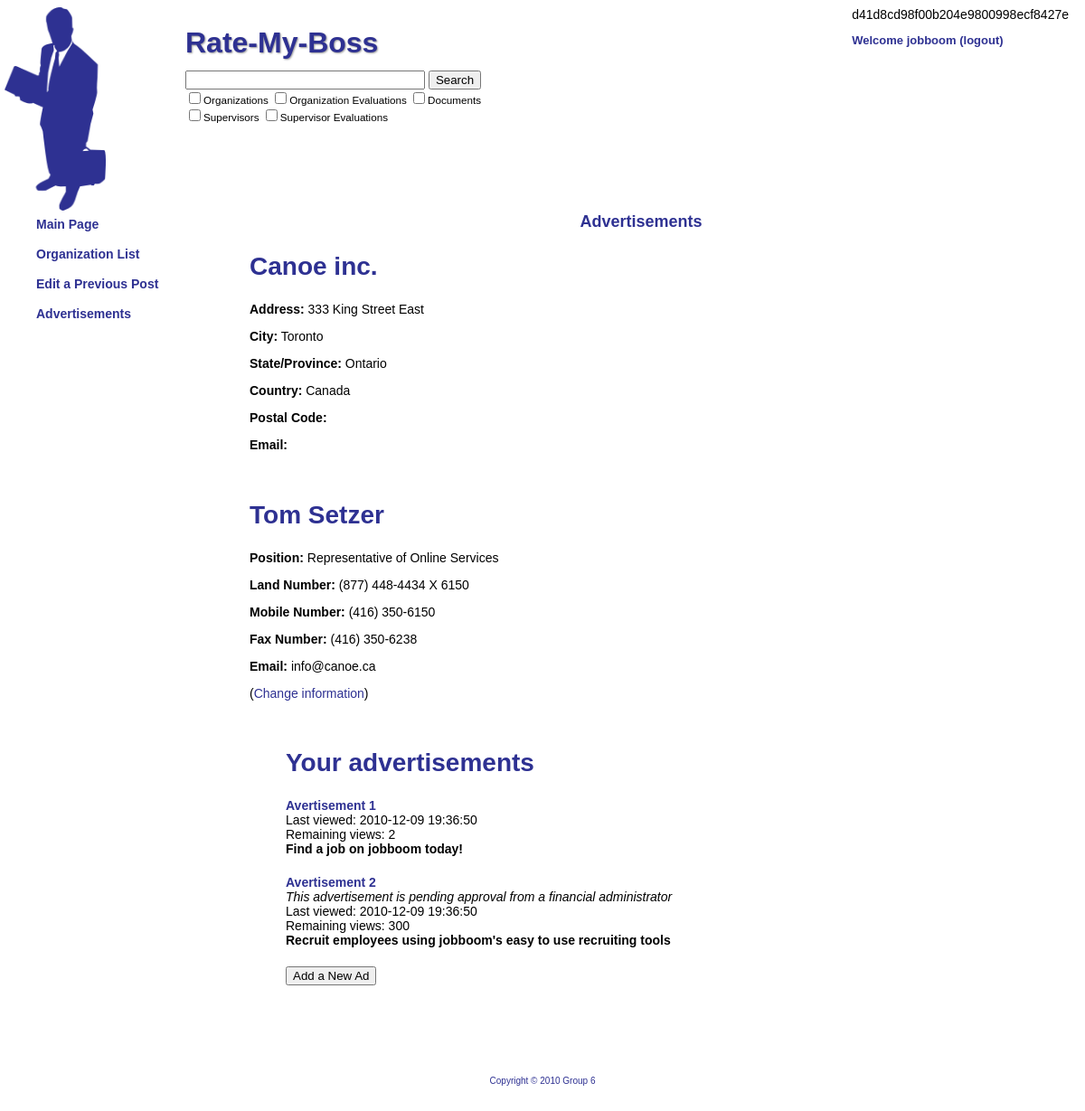
The app's page /index.php?page=advertisement&id=1 (signed in), older data.
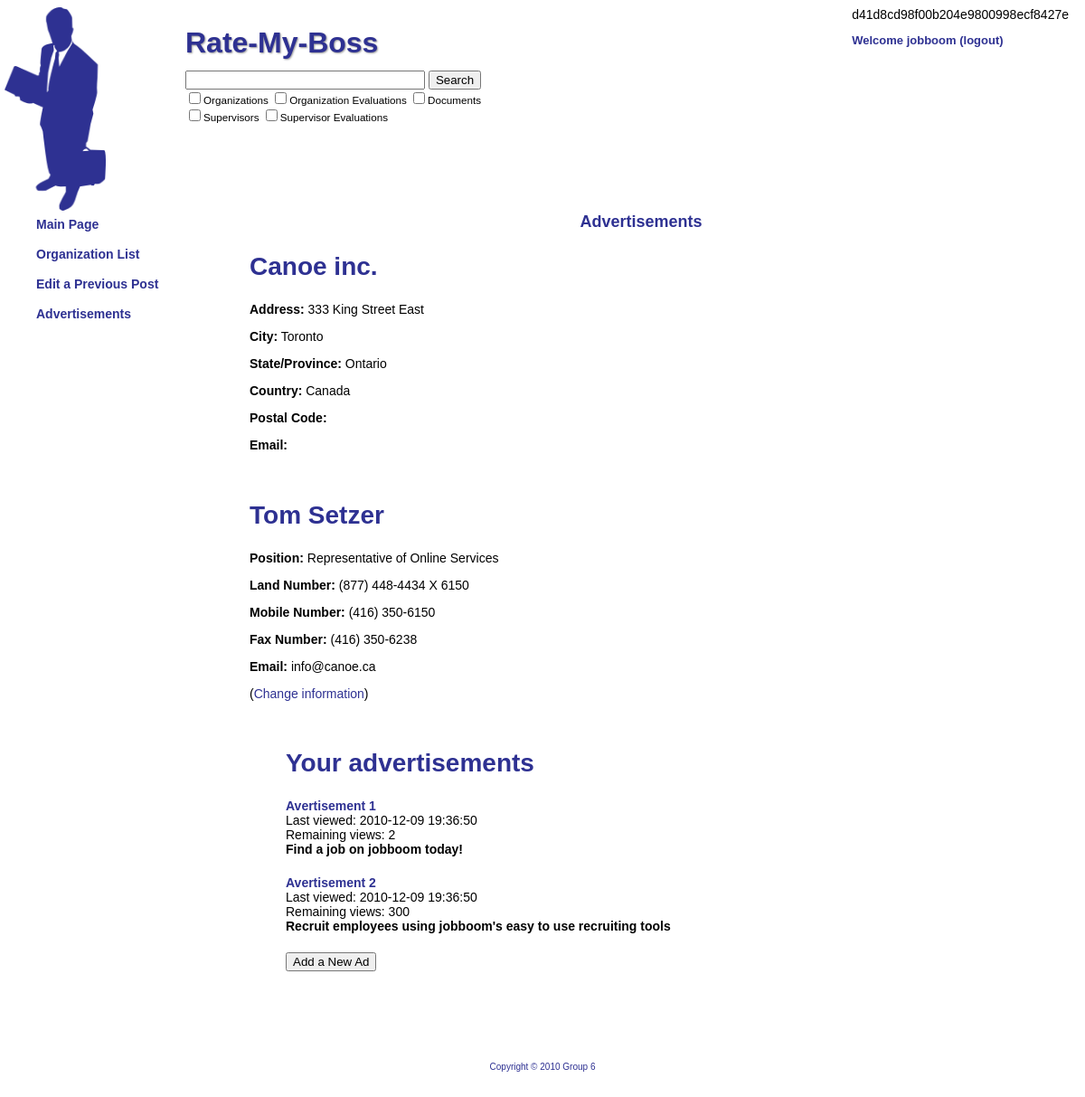
The same page, newer data.
### tables this page shows
create table ad
(
adId INT NOT NULL AUTO_INCREMENT,
userId INT NOT NULL,
content VARCHAR(600) NOT NULL,
counter INT NOT NULL,
lastView TIMESTAMP DEFAULT CURRENT_TIMESTAMP,
hits INT NOT NULL DEFAULT 0,
cost DECIMAL(10,2) NOT NULL,
isPending INT NOT NULL,
PRIMARY KEY (adId),
FOREIGN KEY (userId) REFERENCES user
);

### php/pages/advertisementid.php (the view, shortened to what this page needs)
<?php
$query = sprintf("SELECT * FROM business WHERE userId=$userid");
$result = mysql_query($query);
if ($row = mysql_fetch_array($result)) {
	echo "
	<div class='main'>";
	echo "		<h1>Advertisements</h1>\n";
	echo "		<h2>$row[name]</h2>
		<p><strong>Address:</strong> $row[address] </p>
		<p><strong>City:</strong> $row[city] </p>
		<p><strong>State/Province:</strong> $row[state] </p>
		<p><strong>Country:</strong> $row[country] </p>
		<p><strong>Postal Code:</strong> $row[postalCode] </p>
		<p><strong>Email:</strong> $row[email] </p> <br />
		";
	echo "		<h2>$row[contactName]</h2>
		<p><strong>Position:</strong> $row[contactPosition] </p>
		<p><strong>Land Number:</strong> $row[contactNumberLand] </p>
		<p><strong>Mobile Number:</strong> $row[contactNumberMobile] </p>
		<p><strong>Fax Number:</strong> $row[contactNumberFax] </p>
		<p><strong>Email:</strong> $row[contactEmail] </p>
		";
	echo "<p>(<a href='index.php?page=business'>Change information</a>)</p>";
	$query = sprintf("SELECT * FROM ad WHERE userId=$userid");
	$result = mysql_query($query);
	$count = 0;
	echo "		<ul>";
	while ($row = mysql_fetch_array($result)) {
		if ($count == 0) {
			echo "<br />\n";
			echo "<h2>Your advertisements</h2>\n";
		}
		$count += 1;
		echo "		<li><strong><a href='index.php?page=advertisement&id=$row[adId]'>Avertisement $count</a></strong> <br />";
		if ($row['isPending'] == 1) {
			echo " <em>This advertisement is pending approval from a financial administrator</em><br />";
		}
		echo "				Last viewed: $row[lastView] <br />
							Remaining views: $row[counter] <br />
							<strong>$row[content]</strong></li><br />";
	}
	echo "		<a href='index.php?page=adform'><button type='button'>Add a New Ad</button></a>\n";
	echo "
	</div>
	";
}
else {
	include "../php/pages/business.php";
}
?>

Row changes from the older to the newer data that the page shows:
changed ad "Recruit employees using jobboom's easy to use recruiting tools": no longer shows "This advertisement is pending approval from a financial administrator"
